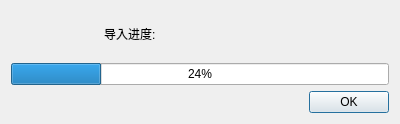
<?xml version="1.0" encoding="UTF-8"?>
<ui version="4.0">
    <class>
        ImportNoteDialog
    </class>
    <widget class="QDialog" name="ImportNoteDialog">
        <property name="geometry">
            <rect>
                <x>
                    0
                </x>
                <y>
                    0
                </y>
                <width>
                    400
                </width>
                <height>
                    120
                </height>
            </rect>
        </property>
        <property name="windowTitle">
            <string>
                Form
            </string>
        </property>
        <layout class="QVBoxLayout" name="verticalLayout">
            <item>
                <widget class="QLabel" name="label">
                    <property name="text">
                        <string>
                            导入进度:
                        </string>
                    </property>
                </widget>
            </item>
            <item>
                <widget class="QProgressBar" name="progressBar">
                    <property name="value">
                        <number>
                            24
                        </number>
                    </property>
                </widget>
            </item>
            <item>
                <widget class="QDialogButtonBox" name="buttonBox">
                    <property name="standardButtons">
                        <set>
                            QDialogButtonBox::Ok
                        </set>
                    </property>
                </widget>
            </item>
        </layout>
    </widget>
    <resources>
    </resources>
    <connections>
        <connection>
            <sender>
                buttonBox
            </sender>
            <signal>
                accepted()
            </signal>
            <receiver>
                ImportNoteDialog
            </receiver>
            <slot>
                close()
            </slot>
            <hints>
                <hint type="sourcelabel">
                    <x>
                        199
                    </x>
                    <y>
                        99
                    </y>
                </hint>
                <hint type="destinationlabel">
                    <x>
                        199
                    </x>
                    <y>
                        59
                    </y>
                </hint>
            </hints>
        </connection>
    </connections>
</ui>
